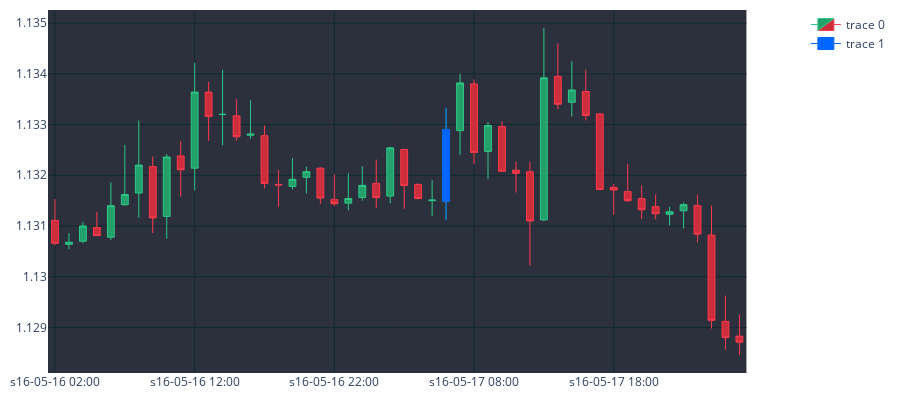

Notebook code cell kept with this figure:
### Code cell
MARKER="#0066FF"
dfp=df_an.iloc[650:700]
cp=CandlePlot(dfp,candles=True)
df_temp=cp.df_plot[cp.df_plot.EVENING_STAR==True]
cp.fig.add_trace(go.Candlestick(
                x=df_temp.sTime,
                open=df_temp.mid_o,
                close=df_temp.mid_c,
                high=df_temp.mid_h,
                low=df_temp.mid_l,

                line=dict(width=1), opacity=1,
                increasing_fillcolor=MARKER,
                decreasing_fillcolor=MARKER,
                increasing_line_color=MARKER,
                decreasing_line_color=MARKER,

        ))
cp.show_plot()

### Figure 1 — Plotly figure (JSON) as saved in the notebook; plotly's stock layout.template omitted (floating-point values rounded to 4 significant figures)
{"data": [{"close": [1.131, 1.131, 1.131, 1.131, 1.131, 1.132, 1.132, 1.131, 1.132, 1.132, 1.134, 1.133, 1.133, 1.133, 1.133, 1.132, 1.132, 1.132, 1.132, 1.132, 1.131, 1.132, 1.132, 1.132, 1.133, 1.132, 1.132, 1.132, 1.133, 1.134, 1.132, 1.133, 1.132, 1.132, 1.131, 1.134, 1.133, 1.134, 1.133, 1.132, 1.132, 1.131, 1.131, 1.131, 1.131, 1.131, 1.131, 1.129, 1.129, 1.129], "decreasing": {"fillcolor": "#CC2E3C", "line": {"color": "#ff3a4c"}}, "high": [1.132, 1.131, 1.131, 1.131, 1.132, 1.133, 1.133, 1.132, 1.132, 1.133, 1.134, 1.134, 1.134, 1.133, 1.133, 1.133, 1.132, 1.132, 1.132, 1.132, 1.132, 1.132, 1.132, 1.132, 1.133, 1.133, 1.132, 1.132, 1.133, 1.134, 1.134, 1.133, 1.133, 1.132, 1.132, 1.135, 1.135, 1.134, 1.134, 1.133, 1.132, 1.132, 1.132, 1.132, 1.131, 1.131, 1.132, 1.131, 1.13, 1.129], "increasing": {"fillcolor": "#24A06B", "line": {"color": "#2EC886"}}, "line": {"width": 1}, "low": [1.131, 1.131, 1.131, 1.131, 1.131, 1.131, 1.131, 1.131, 1.131, 1.132, 1.132, 1.133, 1.133, 1.133, 1.133, 1.132, 1.131, 1.132, 1.132, 1.131, 1.131, 1.131, 1.131, 1.131, 1.131, 1.131, 1.132, 1.131, 1.131, 1.132, 1.132, 1.132, 1.132, 1.132, 1.13, 1.131, 1.133, 1.133, 1.133, 1.132, 1.131, 1.131, 1.131, 1.131, 1.131, 1.131, 1.131, 1.129, 1.129, 1.128], "opacity": 1, "open": [1.131, 1.131, 1.131, 1.131, 1.131, 1.131, 1.132, 1.132, 1.131, 1.132, 1.132, 1.134, 1.133, 1.133, 1.133, 1.133, 1.132, 1.132, 1.132, 1.132, 1.132, 1.131, 1.132, 1.132, 1.132, 1.133, 1.132, 1.131, 1.131, 1.133, 1.134, 1.132, 1.133, 1.132, 1.132, 1.131, 1.134, 1.133, 1.134, 1.133, 1.132, 1.132, 1.132, 1.131, 1.131, 1.131, 1.131, 1.131, 1.129, 1.129], "type": "candlestick", "x": ["s16-05-16 02:00", "s16-05-16 03:00", "s16-05-16 04:00", "s16-05-16 05:00", "s16-05-16 06:00", "s16-05-16 07:00", "s16-05-16 08:00", "s16-05-16 09:00", "s16-05-16 10:00", "s16-05-16 11:00", "s16-05-16 12:00", "s16-05-16 13:00", "s16-05-16 14:00", "s16-05-16 15:00", "s16-05-16 16:00", "s16-05-16 17:00", "s16-05-16 18:00", "s16-05-16 19:00", "s16-05-16 20:00", "s16-05-16 21:00", "s16-05-16 22:00", "s16-05-16 23:00", "s16-05-17 00:00", "s16-05-17 01:00", "s16-05-17 02:00", "s16-05-17 03:00", "s16-05-17 04:00", "s16-05-17 05:00", "s16-05-17 06:00", "s16-05-17 07:00", "s16-05-17 08:00", "s16-05-17 09:00", "s16-05-17 10:00", "s16-05-17 11:00", "s16-05-17 12:00", "s16-05-17 13:00", "s16-05-17 14:00", "s16-05-17 15:00", "s16-05-17 16:00", "s16-05-17 17:00", "s16-05-17 18:00", "s16-05-17 19:00", "s16-05-17 20:00", "s16-05-17 21:00", "s16-05-17 22:00", "s16-05-17 23:00", "s16-05-18 00:00", "s16-05-18 01:00", "s16-05-18 02:00", "s16-05-18 03:00"]}, {"close": [1.133], "decreasing": {"fillcolor": "#0066FF", "line": {"color": "#0066FF"}}, "high": [1.133], "increasing": {"fillcolor": "#0066FF", "line": {"color": "#0066FF"}}, "line": {"width": 1}, "low": [1.131], "opacity": 1, "open": [1.131], "type": "candlestick", "x": ["s16-05-17 06:00"]}], "layout": {"height": 400, "margin": {"b": 10, "l": 10, "r": 10, "t": 10}, "plot_bgcolor": "#2c303c", "width": 900, "xaxis": {"anchor": "y", "autorange": true, "domain": [0, 0.94], "gridcolor": "#0d292f", "nticks": 5, "range": [-0.5, 49.5], "rangeslider": {"visible": false, "yaxis": {}}, "type": "category"}, "yaxis": {"anchor": "x", "autorange": true, "domain": [0, 1], "gridcolor": "#0d292f", "range": [1.128, 1.135]}, "yaxis2": {"anchor": "x", "gridcolor": "#0d292f", "overlaying": "y", "side": "right"}}}
